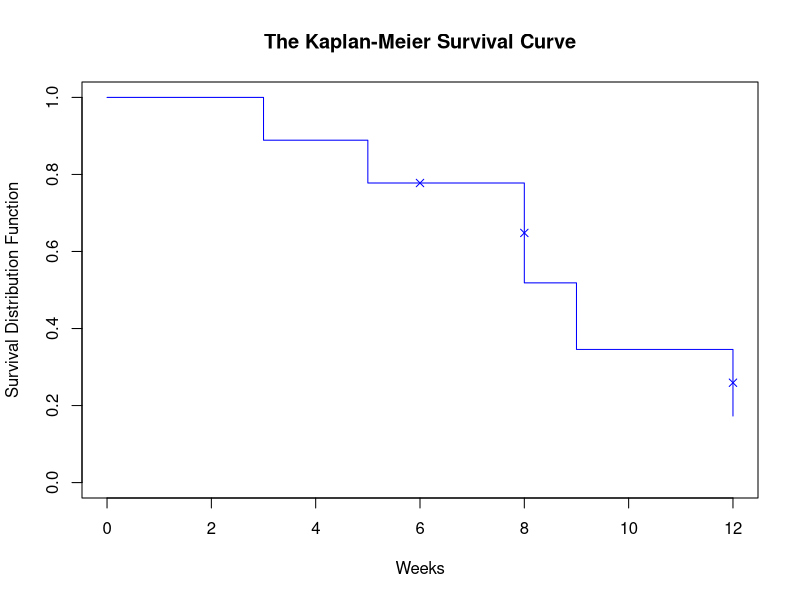

Reproduce this figure in R.
#install.packages("survival")
library(survival)
weeks<-c(3, 5, 6, 8, 8, 8, 9, 12, 12)
censored<-c(0, 0, 1, 0, 0, 1, 0, 0, 1)

#Surv() creates survival object
#survfit() produces KM estimator 
weeks.surv <- survfit(Surv(weeks, censored==0) ~ 1, 
se.fit=FALSE) #no confidence band
summary(weeks.surv)

#plotting KM survival curve
plot(weeks.surv, mark.time=TRUE, pch=4, 
col="blue", main="The Kaplan-Meier Survival Curve", 
xlab="Weeks", ylab="Survival Distribution Function")

